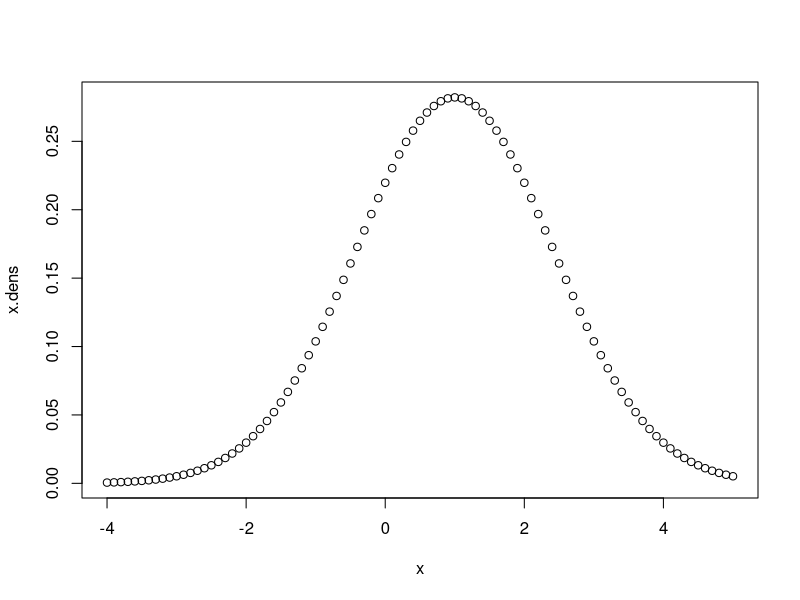
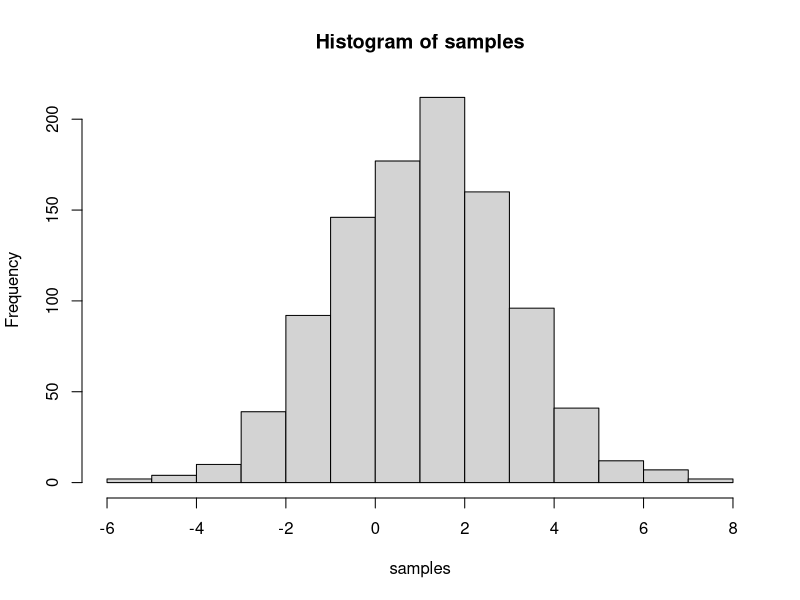
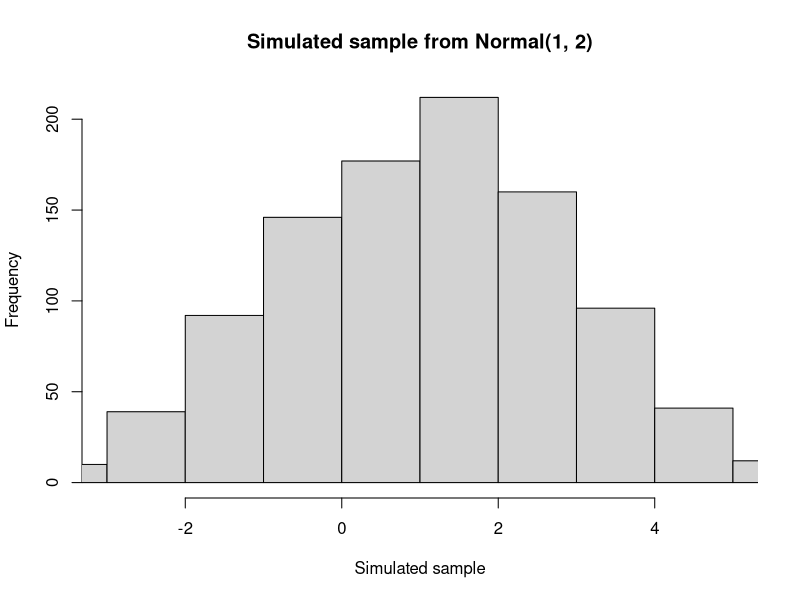

Here is the R script that generated these plots, in order:
## ---- chunk 1
knitr::opts_chunk$set(echo = TRUE)
## ---- chunk 2
set.seed(4291)
# insert code here save the median of your simulated data as 
# 'medx'
## ---- chunk 3
set.seed(4291)
# insert code here save the median of your simulated data as 
# 'medx'
x <- rnorm(1000)
medx <- median(x)
## ---- chunk 4
?Distributions
## ---- chunk 5
dnorm(0, mean = 1, sd = sqrt(2))
# Notice here the parameter in dnorm is sd,
# which represents the standard deviation (sigma instead of sigma^2). 
## ---- chunk 6
# create a vector, spaced by 0.1
x <- seq(from = -4, to = 5, by = 0.1)
# calculate their densities
x.dens <- dnorm(x, mean = 1, sd = sqrt(2))
## ---- chunk 7
# plot the line
plot(x, x.dens)
## ---- chunk 8
probs <- pnorm(1, mean = 1, sd = 2)
probs
## ---- chunk 9
qtl <- qnorm(0.5, mean = 1, sd = 2)
qtl
## ---- chunk 10
# generate 1000 samples from Normal(1, 2) distribution.
samples <- rnorm(n= 1000, mean = 1, sd = 2)
# plot the histogram
hist(samples)
## ---- chunk 11
# insert code here save the your answer as
# 'ex.1a'
## ---- chunk 12
# insert code here save the your the length of the interquartile range as
# 'iqr.length'
## ---- chunk 13
set.seed(201728)
sample(x = 1:5, size = 3) # after calling this function, the seed will be updated
sample(x = 1:5, size = 3) # the seed has changed thus we would get a different number
set.seed(201728) # set the seed back to 201728
sample(x = 1:5, size = 3)
## ---- chunk 14
set.seed(20170126)
rnorm(5, mean = 0, sd = 1)
rnorm(5, mean = 0, sd = 1)
set.seed(20170126)
rnorm(5, mean = 0, sd = 1)
## ---- chunk 15
craigslist <- read.csv("craigslist.csv", 
                       header = TRUE, stringsAsFactors = FALSE)
## ---- chunk 16
unique(craigslist$location)
## ---- chunk 17
craigslist[1, ]
## ---- chunk 18
# insert code here save the your answer as
# 'n.postings'
## ---- chunk 19

## ---- chunk 20
# Please complete the question below using the results you get from (b)
# insert code here save the mean monthly rent as 
# 'mean.monthly.rent'

# insert code here save the median monthly rent as 
# 'median.monthly.rent'

# insert code here save the maximum monthly rent as 
# 'maximum.monthly.rent'

# insert code here save the maximum monthly rent as 
# 'maximum.monthly.rent'

## ---- chunk 21

## ---- chunk 22
hist(samples, 
     main = "Simulated sample from Normal(1, 2)", # plot title
     xlab = "Simulated sample", # x label
     xlim = c(-3, 5)) # only plot samples greater than -3 and less than 5
## ---- chunk 23

## ---- chunk 24

## ---- chunk 25
# insert code here save the data frame of one bedroom postings
# 'one.bedrooms'
## ---- chunk 26

## ---- chunk 27
# insert code here save the link (string) as
# 'outlier.link'
